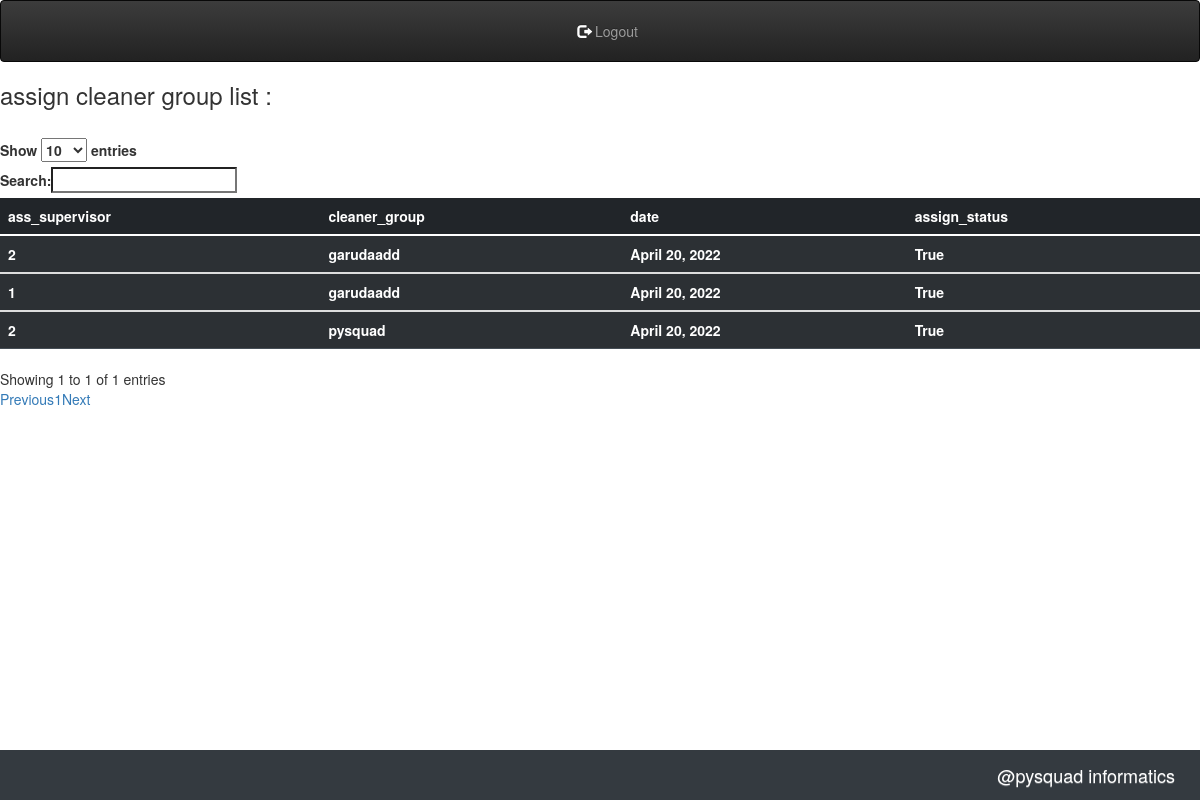
The app's page /assigncleanerlist/ (signed in) with its own data.
### shop_app/models.py (models this page shows)
class AssignCleanerGroup(models.Model):
    ass_supervisor = models.ForeignKey(AssistanceSupervisor, on_delete=models.CASCADE, null=True)
    cleaner_group = models.ForeignKey(CleanerGroup, on_delete=models.CASCADE, null=True)
    date = models.DateField(default=datetime.now().date())
    assign_status = models.BooleanField()

class CleanerGroup(models.Model):
    group_name = models.CharField(max_length=20)
    supervisor = models.ForeignKey(Supervisor, on_delete=models.SET_NULL, null= True, related_name='cleaner_group_supervisor')
    def __str__(self):
        return str(self.group_name)

### user_app/models.py (models this page shows)
class AssistanceSupervisor(models.Model):
    user = models.OneToOneField('smt_app.User', on_delete=models.CASCADE, null=True, related_name='ass_supervisor')
    manager = models.ForeignKey(Manager, on_delete=models.CASCADE, null=True)
    supervisor = models.ForeignKey(Supervisor, on_delete=models.CASCADE, null=True)
    name = models.CharField(max_length=10)
    city = models.ForeignKey('smt_app.City', on_delete=models.CASCADE, null=True)
    zone = models.ForeignKey('smt_app.Zone', on_delete=models.CASCADE, null=True)
    def __str__(self):
        return str(self.id)

### shop_app/views.py (the view)
# urls.py: path('assigncleanerlist/', AssignCleanerListView.as_view(), name="assigncleanerlist"),
@method_decorator(login_required, name='dispatch')
class AssignCleanerListView(ListView):
    model = AssignCleanerGroup
    template_name = 'assign_cleaner_group/assign_cleaner_group_list.html'

### template/assign_cleaner_group/assign_cleaner_group_list.html (shortened to what this page needs)
{% extends "base.html" %}
{% block content %}
<body>
    <form action="" method="post" id="frm" >
        {% csrf_token %}
        <h3>assign cleaner group list : </h3>
        <br/>
        <table id="example" class="table table-striped table-dark" style="width:100%">
    <thead>
    <tr>
        <th scope="col"> ass_supervisor </th>
        <th scope="col"> cleaner_group</th>
        <th scope="col"> date</th>
        <th scope="col"> assign_status</th>
    </tr>
    </thead>
        <tbody>
        <tr>
            {% for object in object_list %}
            <th>{{ object.ass_supervisor }}</th>
            <th>{{ object.cleaner_group }}</th>
            <th>{{ object.date }}</th>
            <th>{{ object.assign_status }}</th>
        </tr>
       </tbody>
         {% endfor %}
    </table>
</form>
</body>
{%endblock content%}

### template/base.html (shortened to what this page needs)
<!DOCTYPE html>
{% load static %}
<html lang="en">
<head>
    <link href="https://cdn.jsdelivr.net/npm/bootstrap@5.0.2/dist/css/bootstrap.min.css" rel="stylesheet">
    <link rel="stylesheet" href="https://cdnjs.cloudflare.com/ajax/libs/font-awesome/6.0.0/css/all.min.css">
        <link rel = "stylesheet" href="https://cdn.datatables.net/1.11.5/js/jquery.dataTables.min.js">
        <link rel = "stylesheet" href= "https://cdn.datatables.net/1.11.5/js/dataTables.bootstrap.min.js">
        <link rel="stylesheet" href="https://cdn.jsdelivr.net/npm/bootstrap@4.3.1/dist/css/bootstrap.min.css">
        <link rel = "stylesheet" href="https://maxcdn.bootstrapcdn.com/bootstrap/3.3.7/css/bootstrap.min.css">
        <link rel = "stylesheet" href="https://cdn.datatables.net/1.11.5/css/dataTables.bootstrap.min.css">
        <link rel="stylesheet" href="https://cdn.jsdelivr.net/npm/bootstrap@3.3.7/dist/css/bootstrap.min.css">
        <link rel="stylesheet" href="https://cdn.jsdelivr.net/npm/bootstrap@3.3.7/dist/css/bootstrap-theme.min.css">
        <link rel="stylesheet" href="https://cdn.jsdelivr.net/npm/bootstrap@4.6.1/dist/css/bootstrap.min.css">
        <link rel="stylesheet" href="{% static 'css/main.css' %}">
        <link rel="stylesheet" href="https://maxcdn.bootstrapcdn.com/bootstrap/3.4.1/css/bootstrap.min.css">
</head>
<body>
 <nav class="navbar navbar-inverse  ">
      <div class="container-fluid ">
        <ul class="nav navbar-nav navbar-right text-white">
          {% if user.is_authenticated %}
            <li><a href="{% url 'logout' %}"><span class="glyphicon glyphicon-log-out text-white" ></span> Logout</a></li>
          {% else %}
            <li><a href="{% url 'login' %}"><span class="glyphicon glyphicon-log-in text-white"></span> Login</a></li>
            {% endif %}
        </ul>
      </div>
    </nav>
    {% block content %}
    {% endblock content %}
 <div class="footer navbar-fixed-bottom  navbar-light bg-dark">
  <a class="navbar-brand float-end text-white" href="#"> @pysquad informatics </a>
 </div>
</body>
</html>

### records on screen
AssignCleanerGroup: ass_supervisor "2", cleaner_group "garudaadd", date "April 20, 2022", assign_status "True"
AssignCleanerGroup: ass_supervisor "1", cleaner_group "garudaadd", date "April 20, 2022", assign_status "True"
AssignCleanerGroup: ass_supervisor "2", cleaner_group "pysquad", date "April 20, 2022", assign_status "True"
